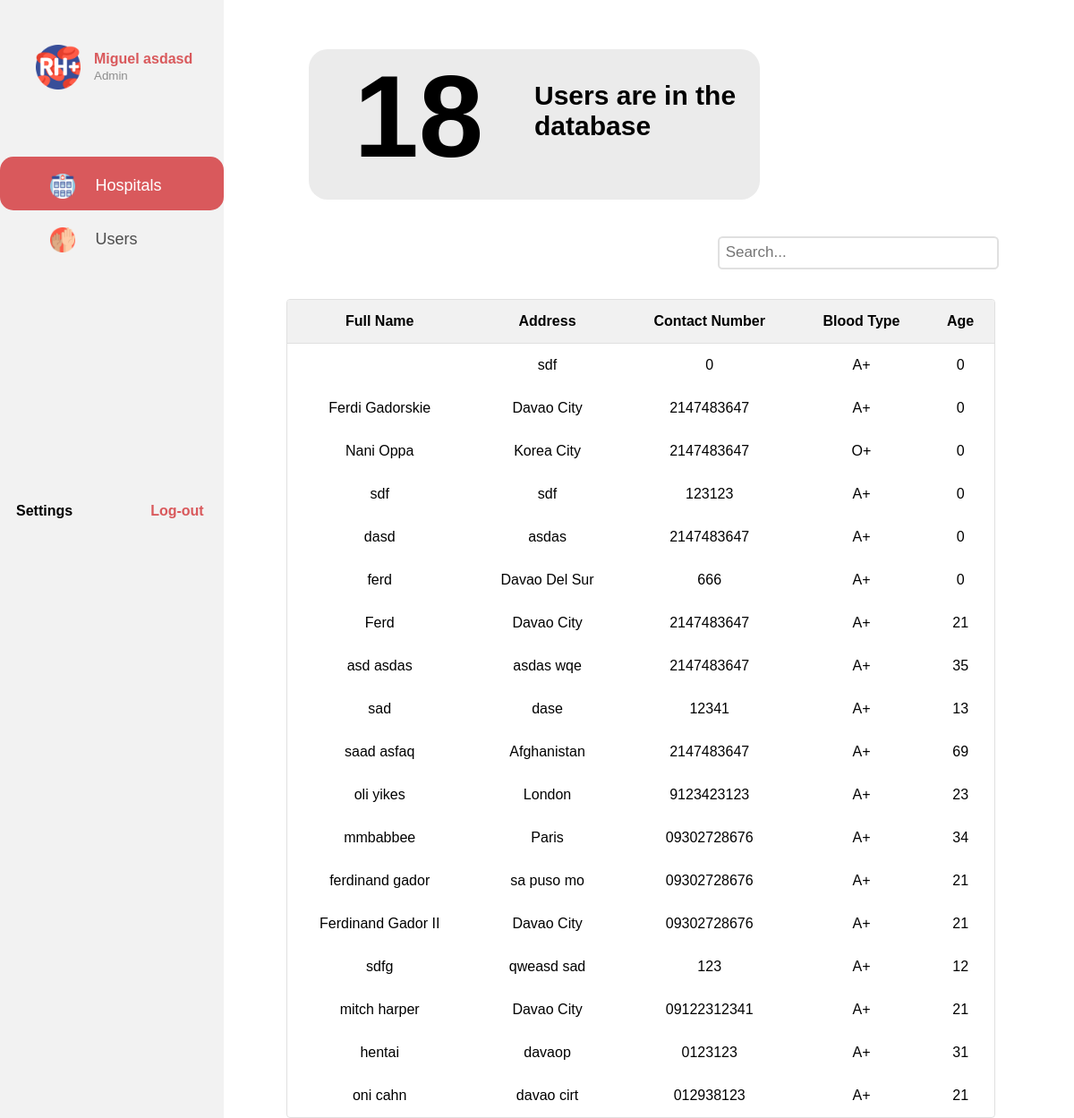
/admin-dashboard-users.php (signed in), run on the app's committed database.
### tables this page shows
CREATE TABLE `user` (
  `User_ID` int(11) NOT NULL,
  `User_Name` varchar(30) NOT NULL,
  `User_Age` int(2) NOT NULL,
  `User_Address` text NOT NULL,
  `User_Contact_Number` varchar(11) NOT NULL,
  `User_Blood_Type` set('A+','A-','B+','B-','AB+','AB-','O+','O-') NOT NULL,
  `User_Password` varchar(16) NOT NULL,
  `User_Email_Address` varchar(35) NOT NULL,
  `User_Sex` set('Male','Female') NOT NULL
);

### admin-dashboard-users.php (the view, shortened to what this page needs)
<?php
  if(isset($_SESSION['Admin_Name']) && isset($_SESSION['Admin_ID'])){
?>
<!DOCTYPE html>
<html>
<head>
</head>
<body>
  <div class="sidenav">
    <div class="float-container">
        <div class="float-child">
           <div class="icon"><img src="icons/Hospital-Dashboard-Menu/rh-.png"></div>
        </div>
        <div class="float-child">
          <div class="prof-text">
            <p><b><?php echo $_SESSION['Admin_Name']?></b></p>
            <small>Admin</small>
          </div>
        </div>
    </div>
    <div class="menu">
      <div class="dashboard">
        <a href="admin-dashboard-hospital.php" id="first-sidebar" class="a"><img src="icons/menu/medical-center.png">Hospitals</a>
      </div>
      <div class="request">
        <a href="#" class="a"><img src="icons/menu/volunteer.png">Users</a>
      </div>
      <div class="sidebar-bottom">
        <table>
          <th><a href="#">Settings</a></th>
          <th><a href="logout.php" id="log-out">Log-out</a></th>
        </table>
      </div>
    </div>
  </div>
  <div class="header">
    <table>
      <tr>
        <td>
          <div class="totalusers row">
            <div class="column">
            <?php
                $conn = mysqli_connect("localhost","root","","blood_donation_sys");
                $sql = "SELECT * FROM user";
                if ($result=mysqli_query($conn,$sql)) {
                     $rowcount=mysqli_num_rows($result);
                    echo "<b><h2 id='total-user-number'>".$rowcount."</h2></b>";
                }
            ?>
            </div>
            <div class="column" style="margin-top: 35px">
              <b><p id="text-right" style ="font-size: 30px">Users are in the database</p></b>
            </div>
          </div>
        </td>
      </tr>
    </table>
  </div>
  <div class="table-header">
    <table>
      <th><h2> Hospitals</h2></th>
      <th id="search-box"><input type="text" placeholder="Search..."></th>
    </table>
  </div>
  <div class="content">
    <table class="table-content" style="width: 90%">
      <tr>
        <th>Full Name</th>
        <th>Address</th>
        <th>Contact Number</th>
        <th>Blood Type</th>
        <th>Age</th>
      </tr>
        <?php
        $conn = mysqli_connect("localhost","root","","blood_donation_sys");
        $sql = "SELECT User_Name,
        User_Address, User_Contact_Number,User_Blood_Type,User_Age FROM user";
        $result = $conn->query($sql);
        if($result->num_rows>0){
          while($row=$result->fetch_assoc()){
            echo "<tr><td>".$row["User_Name"]."</td><td>".$row["User_Address"]."</td><td>".$row["User_Contact_Number"]."</td><td>".$row["User_Blood_Type"]."</td><td>".$row["User_Age"]."</td></tr>";
          }
          echo"</table>";
        }
        else{
          echo "0 result";
        }
        ?>
  </div>
</body>
</html>
<?php
}else{
    send_alert_error("Session Invalid");
}
?>

### admin-dashboard-users.php (style rules this page uses)
* { padding: 0; margin: 0; }
body { font-family: sans-serif; font-size: 16px; }
.sidenav { height: 100%; width: 15.625em; position: fixed; background-color: #F2F2F2; left: 0; top: 0; overflow-x: hidden; padding-top: 1.25em; font-family: sans-serif; }
.menu { padding-top: 2em; }
.menu img { width: 15%; padding-right: 1.25em; vertical-align: middle; }
.profile tr, td { padding-right: 100px; }
.a { padding: 1.0625em 0.5em 0.75em 3.125em; text-decoration: none; font-size: 1.125em; color: #4D4D4D; display: block; }
.content { padding-top: 1.25em; padding-left: 20em; }
.dashboard { box-sizing: border-box; background-color: #D9595C; border-style: none; border-color: #D9595C; border-width: 0.0125em; border-radius: 0.9375em; }
.dashboard a { color:white; }
.sidebar-bottom { position: absolute; top: 35em; left: 1em; }
.sidebar-bottom a { text-decoration: none; color: black; }
#log-out { padding-left: 5.3125em; color: #D9595C; }
.float-container { padding-top: 20px; padding-left: 30px; padding-bottom: 50px; }
.icon { width: 25%; float: left; padding: 10px ; }
.icon img { width: 90%; }
.prof-text { padding-top: 17px; padding-left: 0px; }
.prof-text b { color: #D9595C; }
.prof-text small { color: #8D8D8D; }
.header { padding-top: 40px; padding-left: 330px; }
.header table { border-collapse: collapse; }
.totalusers { height: 168px; width: 504px; background-color: #EBEBEB; border-style: none; border-radius: 21px; color: black; content: ""; display: table; clear: both; }
#total-user-number { display: block; position: relative; font-size: 130px; bottom: 260%; left: 20%; }
.table-header { padding-top: 1.5em; padding-bottom: 20px; }
#search-box { position: absolute; right: 10em; }
.table-header input[type=text] { font-size: 1.0625em; color: #2C2C2C; padding: 0.375em 0.375em 0.375em 0.375em; border-width: 2px; border-style: solid; border-radius: 0.3125em; border-color: #E0E0E0; width: 125%; }
table.table-content { border: 0.0625em solid #E0E0E0; border-radius: 0.25em; border-collapse: separate; border-spacing: 0; text-align: center; }
table.table-content th { background-color: #F1F1F1; }
table.table-content th:first-child { border-radius: 0.1875em 0 0 0; }
table.table-content th:last-child { border-radius: 0 0.1875em 0 0; }
table.table-content th, td { border-bottom: 0.0625em solid #E0E0E0; padding: 0.9375em; }
td:not(.table-content) { border-bottom: none; }
.row:after { content: ""; display: table; clear: both; }
.column { float: left; width: 50%; }

### data on the page
user: User_Address "sdf", User_Contact_Number "0", User_Blood_Type "A+", User_Age "0"
user: User_Name "Ferdi Gadorskie", User_Address "Davao City", User_Contact_Number "2147483647", User_Blood_Type "A+", User_Age "0"
user: User_Name "Nani Oppa", User_Address "Korea City", User_Contact_Number "2147483647", User_Blood_Type "O+", User_Age "0"
user: User_Name "sdf", User_Address "sdf", User_Contact_Number "123123", User_Blood_Type "A+", User_Age "0"
user: User_Name "dasd", User_Address "asdas", User_Contact_Number "2147483647", User_Blood_Type "A+", User_Age "0"
user: User_Name "ferd", User_Address "Davao Del Sur", User_Contact_Number "666", User_Blood_Type "A+", User_Age "0"
user: User_Name "Ferd", User_Address "Davao City", User_Contact_Number "2147483647", User_Blood_Type "A+", User_Age "21"
user: User_Name "asd asdas", User_Address "asdas wqe", User_Contact_Number "2147483647", User_Blood_Type "A+", User_Age "35"
user: User_Name "sad", User_Address "dase", User_Contact_Number "12341", User_Blood_Type "A+", User_Age "13"
user: User_Name "saad asfaq", User_Address "Afghanistan", User_Contact_Number "2147483647", User_Blood_Type "A+", User_Age "69"
user: User_Name "oli yikes", User_Address "London", User_Contact_Number "9123423123", User_Blood_Type "A+", User_Age "23"
user: User_Name "mmbabbee", User_Address "Paris", User_Contact_Number "09302728676", User_Blood_Type "A+", User_Age "34"
user: User_Name "ferdinand gador", User_Address "sa puso mo", User_Contact_Number "09302728676", User_Blood_Type "A+", User_Age "21"
user: User_Name "Ferdinand Gador II", User_Address "Davao City", User_Contact_Number "09302728676", User_Blood_Type "A+", User_Age "21"
user: User_Name "sdfg", User_Address "qweasd sad", User_Contact_Number "123", User_Blood_Type "A+", User_Age "12"
user: User_Name "mitch harper", User_Address "Davao City", User_Contact_Number "09122312341", User_Blood_Type "A+", User_Age "21"
user: User_Name "hentai", User_Address "davaop", User_Contact_Number "0123123", User_Blood_Type "A+", User_Age "31"
user: User_Name "oni cahn", User_Address "davao cirt", User_Contact_Number "012938123", User_Blood_Type "A+", User_Age "21"

### other printed values
$_SESSION['Admin_Name'] "Miguel asdasd"
$rowcount "18"
